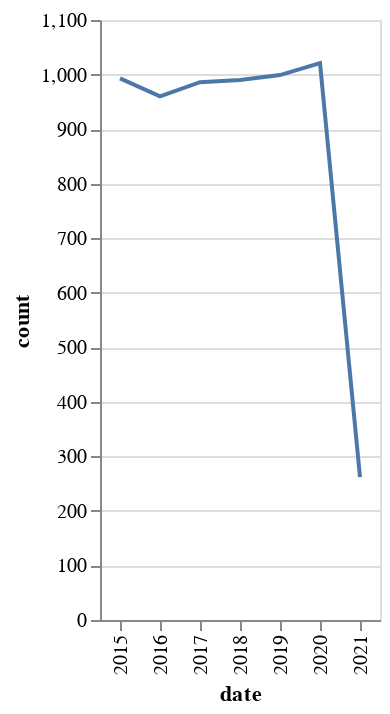

The notebook cell saved with this chart:
### Code cell
alt.Chart(trend_year).mark_line().encode(
 x='date',
 y='count',
 tooltip=["date","count"]
).interactive()

### Figure 1 — Vega-Lite specification as saved in the notebook (floating-point values rounded to 4 significant figures)
{"config": {"view": {"continuousWidth": 400, "continuousHeight": 300}}, "data": {"name": "data-6ecc66407975e836e8c5f91660619f60"}, "mark": "line", "encoding": {"tooltip": [{"type": "nominal", "field": "date"}, {"type": "quantitative", "field": "count"}], "x": {"type": "nominal", "field": "date"}, "y": {"type": "quantitative", "field": "count"}}, "selection": {"selector017": {"type": "interval", "bind": "scales", "encodings": ["x", "y"]}}, "$schema": "https://vega.github.io/schema/vega-lite/v4.8.1.json", "datasets": {"data-6ecc66407975e836e8c5f91660619f60": [{"date": "2015", "count": 993}, {"date": "2016", "count": 960}, {"date": "2017", "count": 986}, {"date": "2018", "count": 990}, {"date": "2019", "count": 999}, {"date": "2020", "count": 1021}, {"date": "2021", "count": 262}]}}
